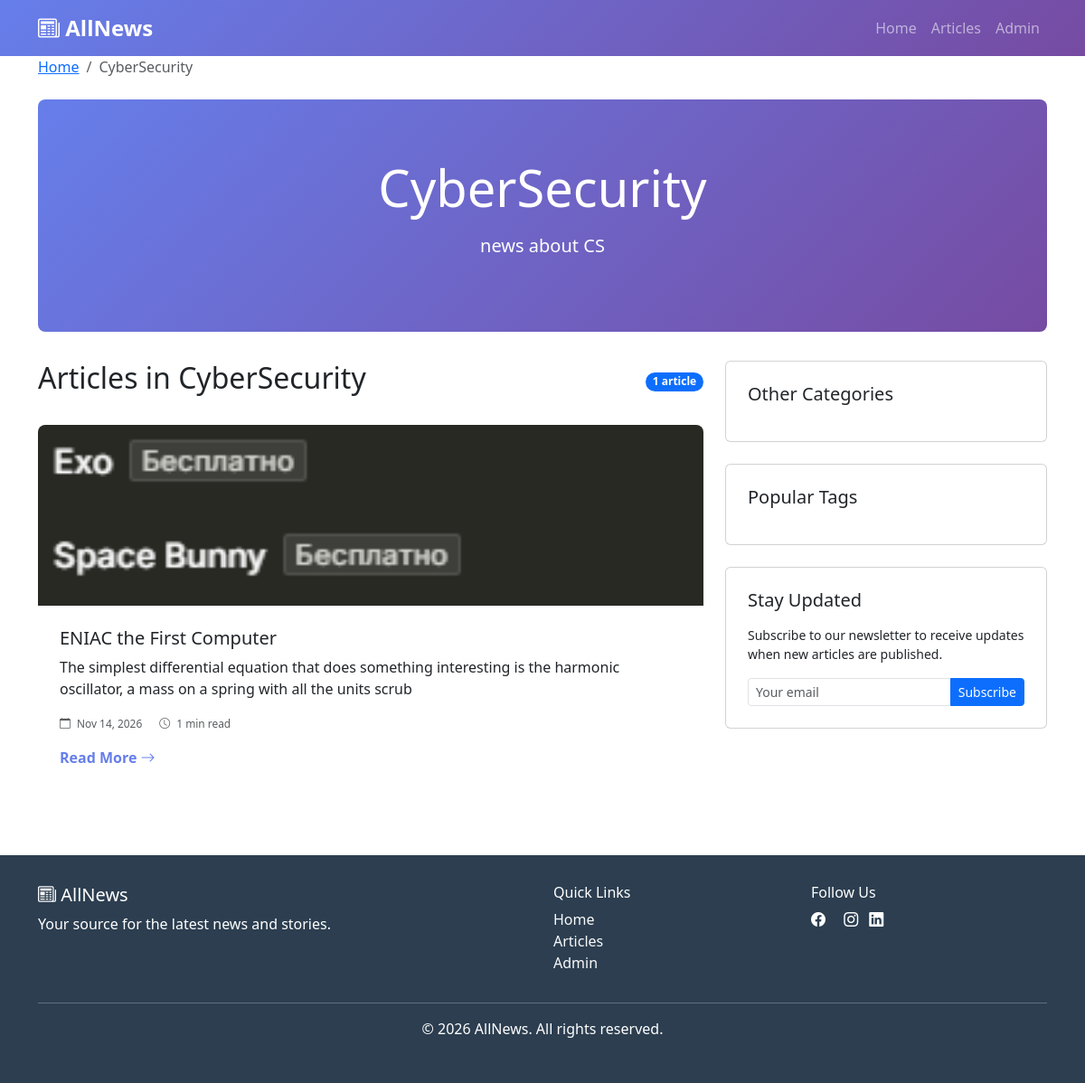
Screenshot of /news/category/cs/ with the database file from the repository.
### news/models.py (models this page shows, shortened)
class Category(models.Model):
    name = models.CharField(max_length=100)
    slug = models.SlugField(unique=True)
    description = models.TextField(blank=True)
    class Meta:
        ordering = ['name']

class NewsArticle(models.Model):
    title = models.CharField(max_length=200)
    slug = models.SlugField(unique=True)
    content = models.TextField()
    excerpt = models.TextField(blank=True)
    category = models.ForeignKey(
        Category,
        on_delete=models.CASCADE,
        related_name='articles',
        blank=True
    )
    author = models.ForeignKey(
        User,
        on_delete=models.CASCADE,
        blank=True,
        null=True
    )
    image = models.ImageField(upload_to='news_images/', blank=True, null=True)
    published_date = models.DateTimeField(default=timezone.now)
    is_published = models.BooleanField(default=True)
    featured = models.BooleanField(default=False)
    views_count = models.IntegerField(default=0)
    created_at = models.DateTimeField(auto_now_add=True)
    updated_at = models.DateTimeField(auto_now=True)
    class Meta:
        ordering = ['-published_date']
    def get_absolute_url(self):
        return reverse('news:article_detail', args=[self.slug])

### news/views.py (the view)
# urls.py: path('category/<slug:slug>/', views.category_articles, name='category'),
def category_articles(request, slug):
    category = get_object_or_404(Category, slug=slug)
    articles = NewsArticle.objects.filter(
        category=category,
        is_published=True
    ).order_by('-published_date')
    context = {
        'category': category,
        'articles': articles,
    }
    return render(request, 'news/category.html', context)

### templates/news/category.html (shortened to what this page needs)
{% extends 'news/base.html' %}
{% block content %}
<nav aria-label="breadcrumb" class="mb-4">
    <ol class="breadcrumb">
        <li class="breadcrumb-item"><a href="/news/">Home</a></li>
        <li class="breadcrumb-item active">{{ category.name }}</li>
    </ol>
</nav>
<div class="hero-section text-center">
    <h1 class="display-4 mb-3">{{ category.name }}</h1>
    {% if category.description %}
    <p class="lead">{{ category.description }}</p>
    {% else %}
    <p class="lead">Latest news and articles in the {{ category.name }} category</p>
    {% endif %}
</div>
<div class="row">
    <div class="col-lg-8">
        <div class="d-flex justify-content-between align-items-center mb-4">
            <h2>Articles in {{ category.name }}</h2>
            <span class="badge bg-primary rounded-pill">
                {{ articles.count }} article{{ articles.count|pluralize }}
            </span>
        </div>
        {% if articles %}
            {% for article in articles %}
            <div class="news-card card">
                {% if article.image %}
                <img src="{{ article.image.url }}" class="card-img-top" alt="{{ article.title }}">
                {% endif %}
                <div class="card-body">
                    <h3 class="card-title h5">{{ article.title }}</h3>
                    <p class="card-text">{{ article.excerpt|truncatechars:150 }}</p>
                    <div class="meta mb-3">
                        <small class="text-muted">
                            <i class="bi bi-calendar me-1"></i> {{ article.published_date|date:"M d, Y" }}
                            <i class="bi bi-clock me-1 ms-3"></i> {% widthratio article.content|wordcount 200 1 %} min read
                        </small>
                    </div>
                    <a href="{{ article.get_absolute_url }}" class="read-more">Read More <i class="bi bi-arrow-right"></i></a>
                </div>
            </div>
            {% endfor %}
        {% endif %}
    </div>
    <div class="col-lg-4 sidebar">
        <div class="card p-4 mb-4">
            <h3 class="h5 mb-3">Other Categories</h3>
        </div>
        <div class="card p-4 mb-4">
            <h3 class="h5 mb-3">Popular Tags</h3>
        </div>
        <div class="card p-4">
            <h3 class="h5 mb-3">Stay Updated</h3>
            <p class="small">Subscribe to our newsletter to receive updates when new articles are published.</p>
            <div class="input-group">
                <input type="email" class="form-control form-control-sm" placeholder="Your email">
                <button class="btn btn-primary btn-sm" type="button">Subscribe</button>
            </div>
        </div>
    </div>
</div>
{% endblock %}

### templates/news/base.html (style rules this page uses)
.hero-section { background: linear-gradient(135deg, #667eea 0%, #764ba2 100%); color: white; padding: 4rem 2rem; margin-bottom: 2rem; border-radius: 0.5rem; }
.news-card { transition: transform 0.3s ease, box-shadow 0.3s ease; border: none; border-radius: 0.5rem; overflow: hidden; margin-bottom: 1.5rem; }
.news-card img { height: 200px; object-fit: cover; }
.news-card .card-body { padding: 1.5rem; }
.sidebar { position: sticky; top: 20px; }
.meta { color: #6c757d; font-size: 0.85rem; margin-bottom: 0.5rem; }
.read-more { color: #667eea; font-weight: 600; text-decoration: none; transition: color 0.3s ease; }

### rows the page displays
Category: name "CyberSecurity", description "news about CS"
NewsArticle: image (picture), title "ENIAC the First Computer", excerpt "The simplest differential equation that does something interesting is the harmonic oscillator, a mass on a spring with all the units scrub", published_date "Nov 14, 2026", content "1"

### other values shown
{{ articles.count }} "1"
